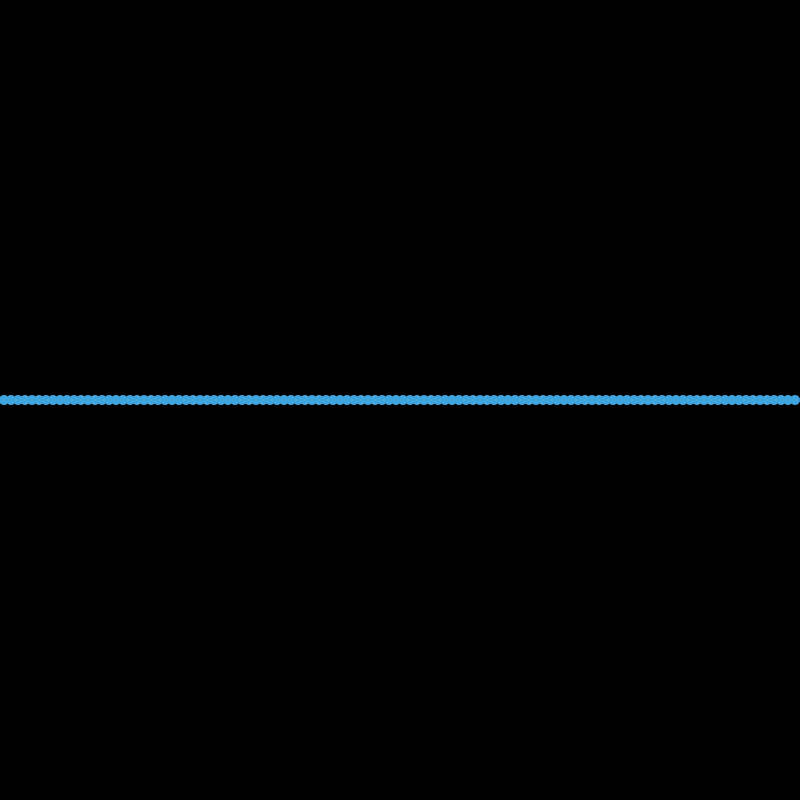
Frame 1 (no input)
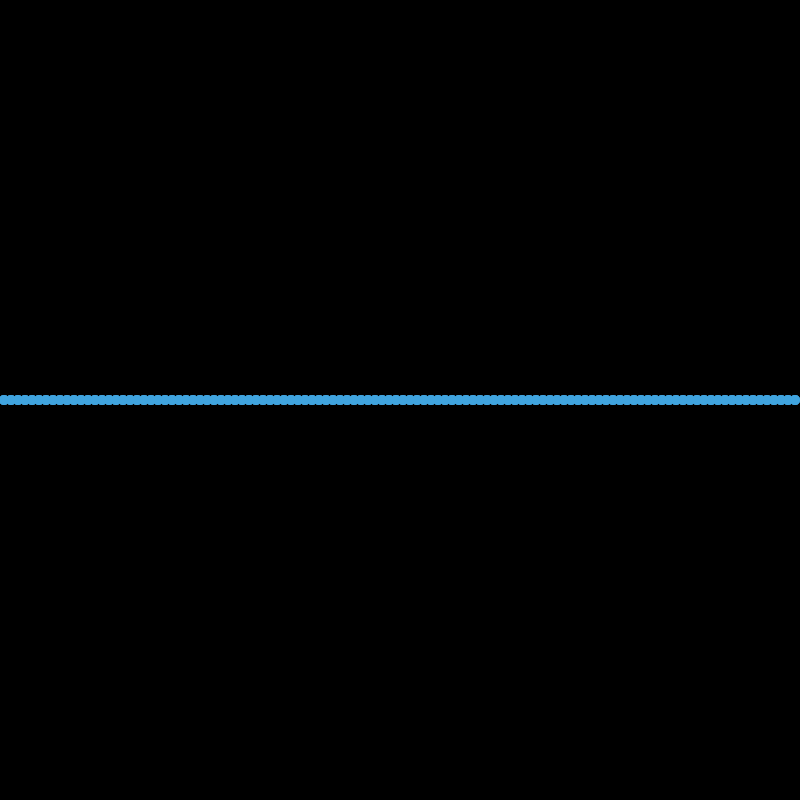
Frame 60 (the mouse pressed at the canvas centre just before this capture)
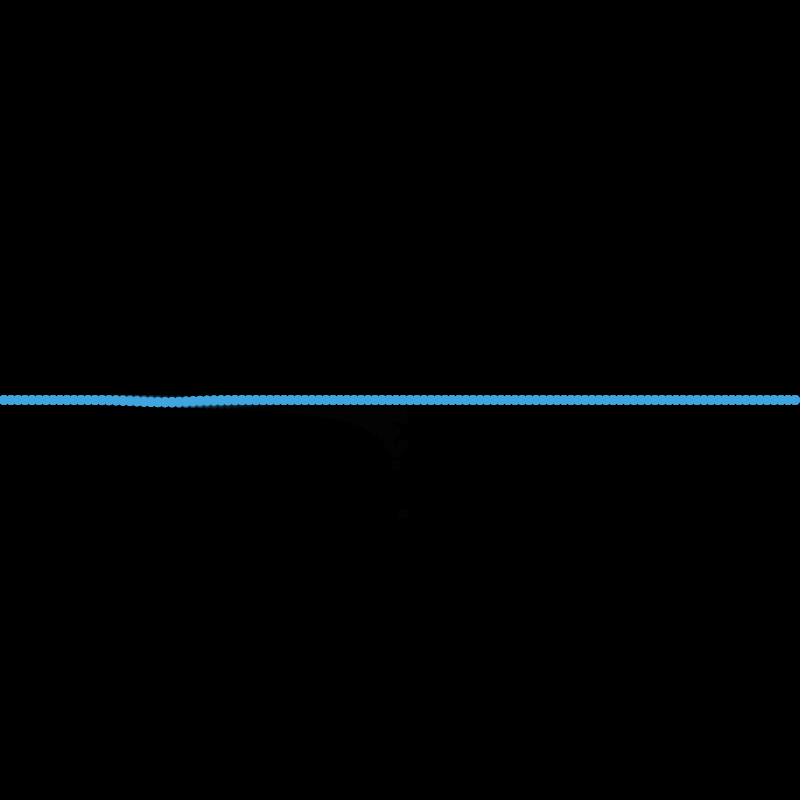
Frame 120 (the mouse held since frame 60 and released just before this capture)

The Processing sketch that drew these frames (run headless with seeded random() and noise(); from frame 60 on, the mouse is pressed at the canvas centre):

// Processing sketch: sketch_6_5
// ── sketch_6_5.pde
//Robin Venhuizen and Thomas van Wanrooij, 2019

Ball [] balls = new Ball[116];

void setup() {
  size(800, 800);
  background(0);
  smooth();
  for (int i = 0; i<balls.length; i++) {
    balls[i] = new Ball(7*i-3);
  }
}

void draw() {
  fill(0, 40);
  rect(0, 0, width, height);
  for (int i = 1; i < balls.length-1; i++) {   
    balls[i].display();
    balls[i].velocity = (balls[i-1].yPos - balls[i].yPos) * balls[i].constant;
    balls[i-1].velocity = (balls[i].yPos - balls[i-1].yPos) * balls[i-1].constant;
  }
}

void mousePressed() {
  for (int i = 0; i < balls.length; i++) {
    balls[balls.length/2].mouse();
  }
}

// ── Ball.pde
//Robin Venhuizen and Thomas van Wanrooij, 2019

class Ball {

  float yPos = height/2;
  float mass = 20;
  float constant = 0.6;
  float force;
  float velocity;
  float accel;
  float xPos;
  float fDamp = 0.95;
  float right;
  float left;

  Ball(float initX) {
    xPos = initX;
  }

  void display() {
    force = -constant * (yPos-height/2);
    accel = force/mass;
    velocity = fDamp* (velocity + accel);
    yPos += velocity;

    fill(64, 164, 223);
    noStroke();
    ellipse(xPos, yPos, 10, 10);
  }


  void mouse() {
    velocity = 120;
  }
}
